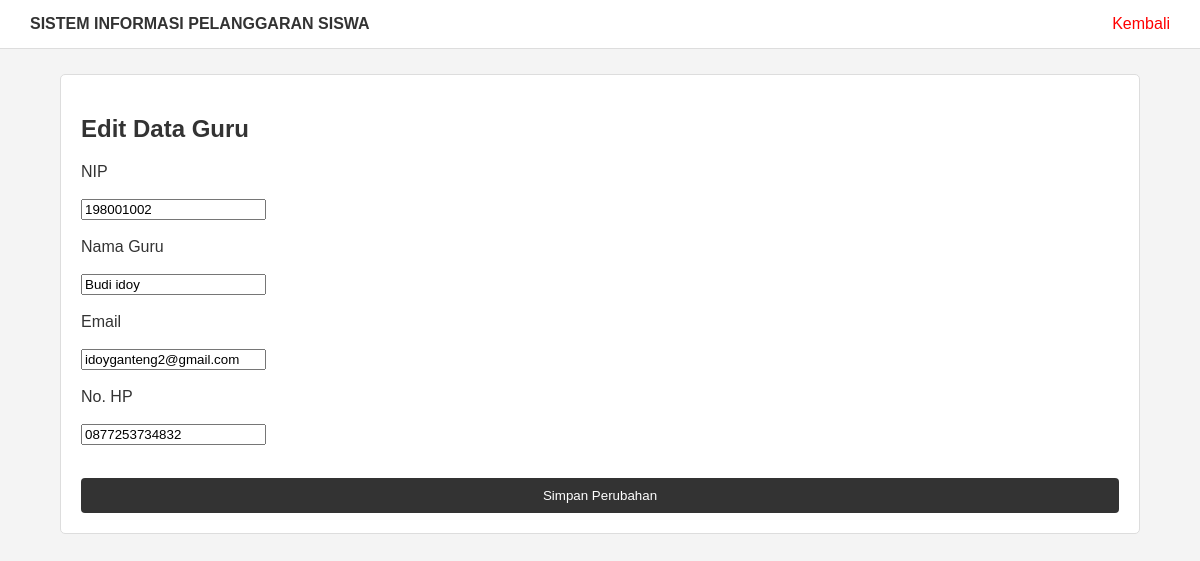
Screenshot of /edit_guru.php?id=2 (signed in) with the database file from the repository.
### tables this page shows
CREATE TABLE `guru` (
  `id` int(11) NOT NULL,
  `nip` varchar(30) NOT NULL,
  `nama` varchar(150) NOT NULL,
  `jenis_kelamin` char(1) DEFAULT NULL,
  `mata_pelajaran` varchar(100) DEFAULT NULL,
  `email` varchar(100) DEFAULT NULL,
  `no_hp` varchar(20) DEFAULT NULL,
  `alamat` text DEFAULT NULL,
  `status_aktif` tinyint(1) DEFAULT 1,
  `dibuat_pada` timestamp NOT NULL DEFAULT current_timestamp(),
  `diperbarui_pada` timestamp NOT NULL DEFAULT current_timestamp() ON UPDATE current_timestamp()
);

### edit_guru.php (the view, shortened to what this page needs)
<?php
include "database.php";
$id = intval($_GET['id']);
$query = mysqli_query(
    $koneksi,
    "SELECT * FROM guru WHERE id = $id"
);
$data = mysqli_fetch_assoc($query);
?>
<!DOCTYPE html>
<html>
<head>
    <link rel="stylesheet" href="style.css">
</head>
<body>
<div class="header">
    <b>SISTEM INFORMASI PELANGGARAN SISWA</b>
    <a href="guru.php">
        Kembali
    </a>
</div>
<div class="container">
    <div class="box">
        <h2>Edit Data Guru</h2>
        <form method="POST">
            <label>NIP</label>
            <br><br>
            <input
                type="text"
                name="nip"
                value="<?= htmlspecialchars($data['nip'] ?? ''); ?>"
                required
            >
            <br><br>
            <label>Nama Guru</label>
            <br><br>
            <input
                type="text"
                name="nama"
                value="<?= htmlspecialchars($data['nama'] ?? ''); ?>"
                required
            >
            <br><br>
            <label>Email</label>
            <br><br>
            <input
                type="email"
                name="email"
                value="<?= htmlspecialchars($data['email'] ?? ''); ?>"
            >
            <br><br>
            <label>No. HP</label>
            <br><br>
            <input
                type="text"
                name="no_hp"
                value="<?= htmlspecialchars($data['no_hp'] ?? ''); ?>"
            >
            <br><br>
            <button
                type="submit"
                name="simpan"
                class="btn"
            >
                Simpan Perubahan
            </button>
        </form>
    </div>
</div>
</body>
</html>

### style.css (style rules this page uses)
* { box-sizing: border-box; }
body { margin: 0; font-family: Arial, sans-serif; background: #f4f4f4; color: #333; }
.btn { width: 100%; padding: 10px; margin-top: 15px; border: none; background: #333; color: white; border-radius: 4px; cursor: pointer; }
.header { background: white; border-bottom: 1px solid #ddd; padding: 15px 30px; }
.header a { float: right; color: red; text-decoration: none; }
.container { width: 90%; max-width: 1100px; margin: 25px auto; }
.box { background: white; border: 1px solid #ddd; border-radius: 5px; padding: 20px; margin-bottom: 20px; }

### rows the page displays
guru: nip "198001002", nama "Budi idoy", email "idoyganteng2@gmail.com", no_hp "0877253734832"
